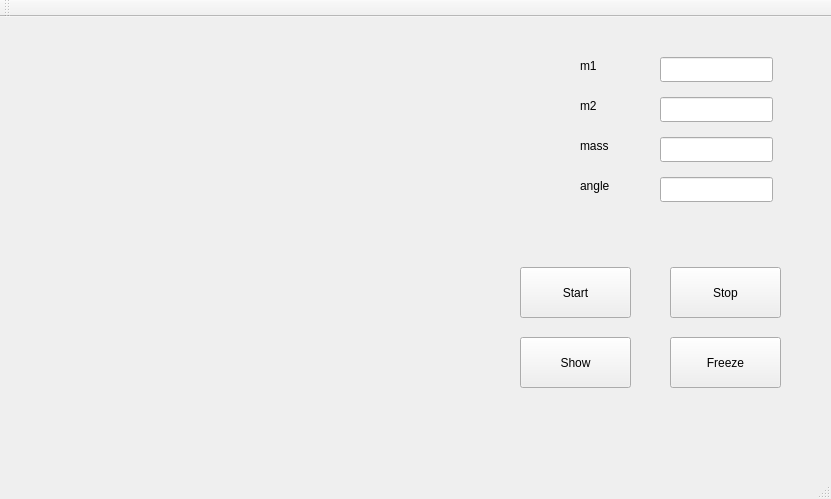
<?xml version="1.0" encoding="UTF-8"?>
<ui version="4.0">
 <class>MainWindow</class>
 <widget class="QMainWindow" name="MainWindow">
  <property name="geometry">
   <rect>
    <x>0</x>
    <y>0</y>
    <width>831</width>
    <height>499</height>
   </rect>
  </property>
  <property name="windowTitle">
   <string>MainWindow</string>
  </property>
  <widget class="QWidget" name="centralWidget">
   <widget class="QPushButton" name="btn_show">
    <property name="geometry">
     <rect>
      <x>520</x>
      <y>320</y>
      <width>111</width>
      <height>51</height>
     </rect>
    </property>
    <property name="text">
     <string>Show</string>
    </property>
   </widget>
   <widget class="QLabel" name="lbl_error">
    <property name="geometry">
     <rect>
      <x>560</x>
      <y>210</y>
      <width>141</width>
      <height>17</height>
     </rect>
    </property>
    <property name="text">
     <string/>
    </property>
   </widget>
   <widget class="QLabel" name="lbl_m2">
    <property name="geometry">
     <rect>
      <x>580</x>
      <y>80</y>
      <width>67</width>
      <height>17</height>
     </rect>
    </property>
    <property name="text">
     <string>m2</string>
    </property>
   </widget>
   <widget class="QWidget" name="verticalLayoutWidget">
    <property name="geometry">
     <rect>
      <x>30</x>
      <y>20</y>
      <width>441</width>
      <height>391</height>
     </rect>
    </property>
    <layout class="QVBoxLayout" name="graphic_layout"/>
   </widget>
   <widget class="QPushButton" name="btn_stop">
    <property name="geometry">
     <rect>
      <x>670</x>
      <y>250</y>
      <width>111</width>
      <height>51</height>
     </rect>
    </property>
    <property name="text">
     <string>Stop</string>
    </property>
   </widget>
   <widget class="QLineEdit" name="lineEdit_angle">
    <property name="geometry">
     <rect>
      <x>660</x>
      <y>160</y>
      <width>113</width>
      <height>25</height>
     </rect>
    </property>
   </widget>
   <widget class="QLineEdit" name="lineEdit_m1">
    <property name="geometry">
     <rect>
      <x>660</x>
      <y>40</y>
      <width>113</width>
      <height>25</height>
     </rect>
    </property>
   </widget>
   <widget class="QLabel" name="lbl_mass">
    <property name="geometry">
     <rect>
      <x>580</x>
      <y>120</y>
      <width>67</width>
      <height>17</height>
     </rect>
    </property>
    <property name="text">
     <string>mass</string>
    </property>
   </widget>
   <widget class="QLabel" name="lbl_angle">
    <property name="geometry">
     <rect>
      <x>580</x>
      <y>160</y>
      <width>67</width>
      <height>17</height>
     </rect>
    </property>
    <property name="text">
     <string>angle</string>
    </property>
   </widget>
   <widget class="QPushButton" name="btn_start">
    <property name="geometry">
     <rect>
      <x>520</x>
      <y>250</y>
      <width>111</width>
      <height>51</height>
     </rect>
    </property>
    <property name="text">
     <string>Start</string>
    </property>
   </widget>
   <widget class="QLineEdit" name="lineEdit_m2">
    <property name="geometry">
     <rect>
      <x>660</x>
      <y>80</y>
      <width>113</width>
      <height>25</height>
     </rect>
    </property>
   </widget>
   <widget class="QLabel" name="lbl_m1">
    <property name="geometry">
     <rect>
      <x>580</x>
      <y>40</y>
      <width>67</width>
      <height>17</height>
     </rect>
    </property>
    <property name="text">
     <string>m1</string>
    </property>
   </widget>
   <widget class="QPushButton" name="btn_freeze">
    <property name="geometry">
     <rect>
      <x>670</x>
      <y>320</y>
      <width>111</width>
      <height>51</height>
     </rect>
    </property>
    <property name="text">
     <string>Freeze</string>
    </property>
   </widget>
   <widget class="QLineEdit" name="lineEdit_mass">
    <property name="geometry">
     <rect>
      <x>660</x>
      <y>120</y>
      <width>113</width>
      <height>25</height>
     </rect>
    </property>
   </widget>
  </widget>
  <widget class="QMenuBar" name="menuBar">
   <property name="geometry">
    <rect>
     <x>0</x>
     <y>0</y>
     <width>831</width>
     <height>22</height>
    </rect>
   </property>
  </widget>
  <widget class="QToolBar" name="mainToolBar">
   <attribute name="toolBarArea">
    <enum>TopToolBarArea</enum>
   </attribute>
   <attribute name="toolBarBreak">
    <bool>false</bool>
   </attribute>
  </widget>
  <widget class="QStatusBar" name="statusBar"/>
 </widget>
 <layoutdefault spacing="6" margin="11"/>
 <resources/>
 <connections/>
</ui>
